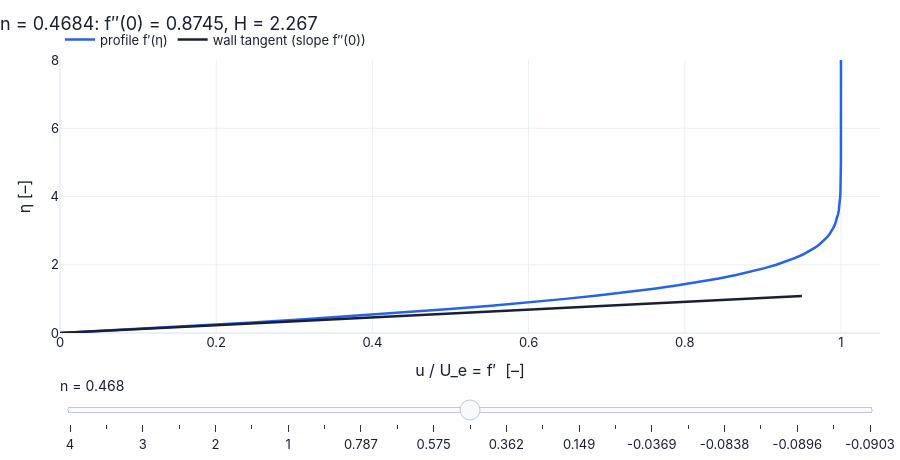

The notebook cell this image was saved under:
### Markdown cell above
**What you see.** The blue profile relaxes from a full curve to a lazy one; the black wall tangent lies down as $n$ decreases; the marker on the right slides down the $f''(0)$ curve to zero.

**How to read it.** Use the ◀ ▶ buttons to stop at $n=0$ (Blasius, inflection at the wall) and at the last frame ($n=-0.0903$: zero slope = zero shear).

**What would change if…** …run it backwards: the layer refills as the pressure gradient turns favourable.

### Code cell
rows = np.arange(len(tab["m"]))[::-1]                            # from the largest n down to the fold
rows = rows[::2] if FAST else rows
ms = tab["m"][rows]


def frame(m_):                                                   # curves for one exponent (slider value)
    r = int(np.argmin(np.abs(tab["m"] - m_)))
    s0 = tab["fpp0"][r]
    return {"profile f′(η)": (tab["fp"][r], tab["eta"]),         # note: u/U_e on x, eta on y
            "wall tangent (slope f″(0))": ([0, s0*min(1.5, 0.95/max(s0, 1e-9))], [0, min(1.5, 0.95/max(s0, 1e-9))])}   # tangent line u = f''(0) eta at the wall


fig = slider_figure(frame, "n", ms, unit="", xlabel="u / U_e = f′  [–]", ylabel="η [–]", title="", xrange=[0, 1.05], yrange=[0, 8])   # one figure whose curves follow the slider; every position precomputed (P17)
step_titles(fig, [f"n = {m_:.4f}: f″(0) = {tab['fpp0'][int(np.argmin(np.abs(tab['m'] - m_)))]:.4f}, H = {tab['H'][int(np.argmin(np.abs(tab['m'] - m_)))]:.3f}" for m_ in ms])   # a title with numbers for every slider position
recolor(fig, {"profile f′(η)": COLORS["blue"], "wall tangent (slope f″(0))": COLORS["ink"]})   # colours by meaning
fig.show()                                                       # interactive: drag n
